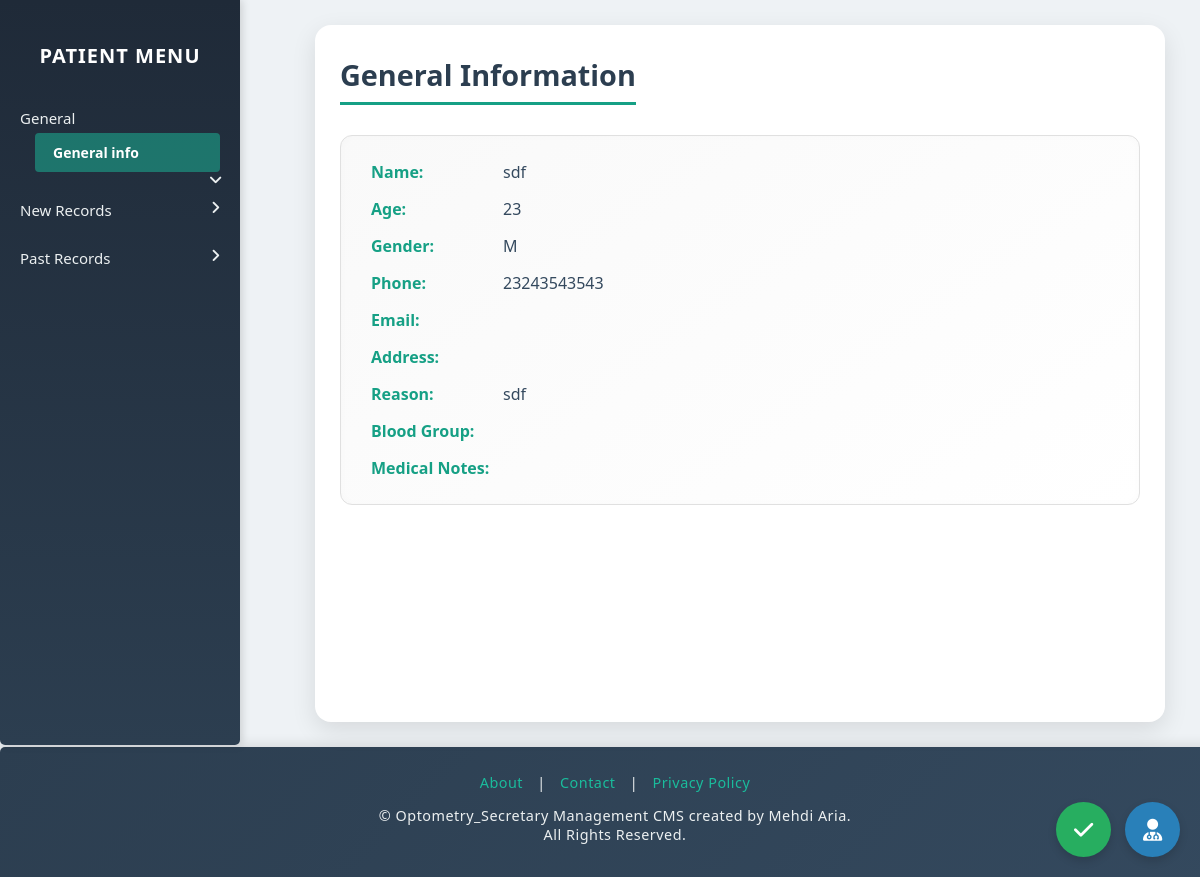
The page /doctor/profile/P1404S2005/ (signed in) on the database its author committed.
### secretary/models.py (models this page shows, shortened)
class Patient(models.Model):
    STATUS_CHOICES = [
        ("waiting", "Waiting (Secretary list)"),
        ("accepted", "Accepted (Doctor list)"),
        ("done", "Done (Removed from both lists)"),
    ]
    patient_id = models.CharField(max_length=20, unique=True, editable=False)
    name = models.CharField(max_length=100)
    family_name = models.CharField(max_length=100)
    phone = models.CharField(max_length=15, blank=True, null=True)
    age = models.PositiveIntegerField()
    gender = models.CharField(max_length=1, choices=[('M','Male'),('F','Female')])
    melli_code = models.CharField(max_length=10,unique=True, blank=True, null=True)
    reason = models.TextField()
    status = models.CharField(max_length=20, choices=STATUS_CHOICES, default='waiting')
    created_at = models.DateTimeField(default=timezone.now)  # ✅ Correct

### doctor/views.py (the view)
# urls.py: path('profile/<str:patient_id>/', views.patient_profile, name='patient_profile'),
@permission_required('doctor.view_patient', raise_exception=True)
def patient_profile(request, patient_id):
    patient = get_object_or_404(Patient, patient_id=patient_id)
    last_refraction = Refraction.objects.filter(patient=patient).order_by('-created_at').first()
    start_date = request.GET.get('start_date')
    end_date = request.GET.get('end_date')
    refractions = Refraction.objects.filter(patient=patient)
    if start_date:
        refractions = refractions.filter(created_at__date__gte=parse_date(start_date))
    if end_date:
        refractions = refractions.filter(created_at__date__lte=parse_date(end_date))
    splens = BrandsSplenss.objects.all()
    optics_features = OpticsFeature.objects.all()
    return render(request, "doctor/patient_profile.html", {
        "patient": patient,
        "last_refraction": last_refraction,
        'past_refractions': refractions.order_by('-created_at'),
        "MEDIA_URL": settings.MEDIA_URL,
        "splenss": splens,
        "optics_features": optics_features,
    })

### doctor/templates/doctor/patient_profile.html (shortened to what this page needs)
{% load static %}
<!DOCTYPE html>
<html lang="en">
<head>
  <link rel="stylesheet" href="https://cdnjs.cloudflare.com/ajax/libs/font-awesome/6.5.0/css/all.min.css" />
</head>
<body>
<div class="page-wrapper">
  <div class="sidebar-wrapper">
    <div class="sidebar">
      <h2 style="color:white;">Patient Menu</h2>
      <ul>
        <li class="has-submenu">General
          <ul>
            <li data-target="general">General info</li>
          </ul>
        </li>
        <li class="has-submenu">New Records
        </li>
        <li class="has-submenu">Past Records
        </li>
      </ul>
    </div>
  </div>
  <div class="main-content">
    {% include "doctor/general_infos.html" %}
  </div>
</div>
<div class="bottom-buttons">
  <form method="POST" action="{% url 'doctor:remove_from_accepted_profile' patient.patient_id %}" id="done-form">
    <button type="submit" id="done-btn" class="done-btn"><i class="fa fa-check"></i></button>
  </form>
  <a href="{% url 'doctor:doctor_dashboard' %}"><i class="fa fa-user-doctor"></i></a>
</div>
<footer class="site-footer">
  <div class="footer-container" style="max-width:1200px; margin:0 auto; padding:0 20px;">
    <div class="footer-links">
      <a href="/about/">About</a> |
      <a href="/contact/">Contact</a> |
      <a href="/privacy/">Privacy Policy</a>
    </div>
    <p>&copy; {{ now|date:"Y" }} Optometry_Secretary Management CMS created by Mehdi Aria.<br> All Rights Reserved.</p>
  </div>
</footer>
</body>
</html>

### doctor/templates/doctor/general_infos.html (shortened to what this page needs)
<div id="general" class="section" style="display:block;">
    <h3>General Information</h3>
    <div class="info-card">
        <div class="info-row"><span class="label">Name:</span> {{ patient.name }}</div>
        <div class="info-row"><span class="label">Age:</span> {{ patient.age }}</div>
        <div class="info-row"><span class="label">Gender:</span> {{ patient.gender }}</div>
        <div class="info-row"><span class="label">Phone:</span> {{ patient.phone }}</div>
        <div class="info-row"><span class="label">Email:</span> {{ patient.email }}</div>
        <div class="info-row"><span class="label">Address:</span> {{ patient.address }}</div>
        <div class="info-row"><span class="label">Reason:</span> {{ patient.reason }}</div>
        <div class="info-row"><span class="label">Blood Group:</span> {{ patient.blood_group }}</div>
        <div class="info-row "><span class="label">Medical Notes:</span> {{ patient.medical_notes }}</div>
    </div>
</div>

### doctor/templates/doctor/patient_profile.html (style rules this page uses)
body { font-family: 'Segoe UI', Tahoma, Geneva, Verdana, sans-serif; margin: 0; background-color: #eef2f5; display: flex; flex-direction: column; min-height: 100vh; }
a { text-decoration: none; color: inherit; }
.page-wrapper { display: flex; flex: 1; position: relative; }
.sidebar-wrapper { position: relative; width: 240px; }
.sidebar { position: sticky; top: 0; height: calc(100vh - 80px); background: linear-gradient(180deg, #1f2a38 0%, #2c3e50 100%); color: #ecf0f1; padding-top: 25px; overflow-y: auto; box-shadow: 2px 0 8px rgba(0,0,0,0.15); margin-bottom:2px; border-radius:0px 0px 5px 5px }
.sidebar h2 { text-align: center; margin-bottom: 25px; font-size: 20px; color: #1abc9c; letter-spacing: 1px; text-transform: uppercase; }
.sidebar ul { list-style: none; padding: 0; margin: 0; }
.sidebar ul li { padding: 14px 20px; cursor: pointer; position: relative; font-size: 15px; border-radius: 6px; transition: all 0.2s ease; user-select: none; }
.sidebar ul li.active { background-color: #1abc9c; color: #fff; font-weight: 600; }
.sidebar ul li ul { display: none; list-style: none; padding-left: 15px; margin-top: 5px; }
.sidebar ul li.open > ul { display: block; }
.sidebar ul li ul li { padding: 10px 18px; background: rgba(255,255,255,0.05); color: #ecf0f1; font-size: 14px; border-radius: 4px; margin-bottom: 0px; transition: all 0.2s ease; cursor: pointer; }
.sidebar ul li ul li.active { background-color: rgba(26,188,156,0.5); font-weight: 600; }
.sidebar ul li.has-submenu::after { content: "\f105"; font-family: "Font Awesome 6 Free"; font-weight: 900; position: absolute; right: 20px; transition: transform 0.3s ease; }
.sidebar ul li.open.has-submenu::after { transform: rotate(90deg); }
.main-content { margin-left: 40px; padding: 25px; flex: 1; box-sizing: border-box; display: flex; justify-content: center; min-height: calc(100vh - 80px); }
.section { display: none; background: white; padding: 35px; border-radius: 12px; box-shadow: 0 4px 15px rgba(0,0,0,0.1); width: 100%; max-width: 850px; text-align: left; transition: all 0.3s ease; }
.section h3 { margin-top: 0; text-align: center; color: #2980b9; font-size: 22px; }
.bottom-buttons { position: fixed; bottom: 20px; right: 20px; display: flex; gap: 14px; z-index: 999; }
.bottom-buttons button, .bottom-buttons a { width: 55px; height: 55px; border-radius: 50%; border: none; background-color: #2980b9; color: white; font-size: 22px; display: flex; align-items: center; justify-content: center; cursor: pointer; text-decoration: none; box-shadow: 0 4px 8px rgba(0,0,0,0.15); transition: all 0.2s ease; }
.bottom-buttons button.done-btn { background-color: #27ae60; }
footer { background: #1f2a38; color: #ecf0f1; text-align: center; padding: 12px 20px; font-size: 14px; letter-spacing: 0.5px; box-shadow: 0 -2px 8px rgba(0,0,0,0.1); border-radius:5px 5px 0px 0px; }
.site-footer { flex-shrink: 0; width: 100%; background: linear-gradient(135deg, #2c3e50, #34495e); color: #ecf0f1; text-align: center; padding: 18px 15px; box-shadow: 0 -3px 12px rgba(0,0,0,0.1); font-size: 0.9rem; }
.footer-links { margin: 8px 0; }
.footer-links a { color: #1abc9c; text-decoration: none; margin: 0 10px; font-weight: 500; }

### doctor/templates/doctor/general_infos.html (style rules this page uses)
#general { background: #ffffff; border-radius: 16px; padding: 30px 25px; box-shadow: 0 8px 25px rgba(0,0,0,0.1); font-family: "Segoe UI", Arial, sans-serif; max-width: 800px; min-height: 400px; width: 100%; transition: all 0.3s ease; }
#general h3 { text-align: center; margin-bottom: 30px; color: #2c3e50; font-size: 1.8rem; border-bottom: 3px solid #16a085; display: inline-block; padding-bottom: 8px; }
.info-card { background: linear-gradient(145deg, #f9f9f9, #ffffff); border: 1px solid #e0e0e0; border-radius: 12px; padding: 25px 30px; display: flex; flex-direction: column; gap: 15px; box-shadow: inset 0 0 8px rgba(0,0,0,0.02); transition: all 0.3s ease; }
.info-card .info-row { display: flex; flex-wrap: wrap; font-size: 1rem; color: #34495e; }
.info-card .label { font-weight: bold; color: #16a085; margin-right: 12px; min-width: 120px; }

### rows shown on the page
Patient: name "sdf", age "23", gender "M", phone "23243543543", reason "sdf"
